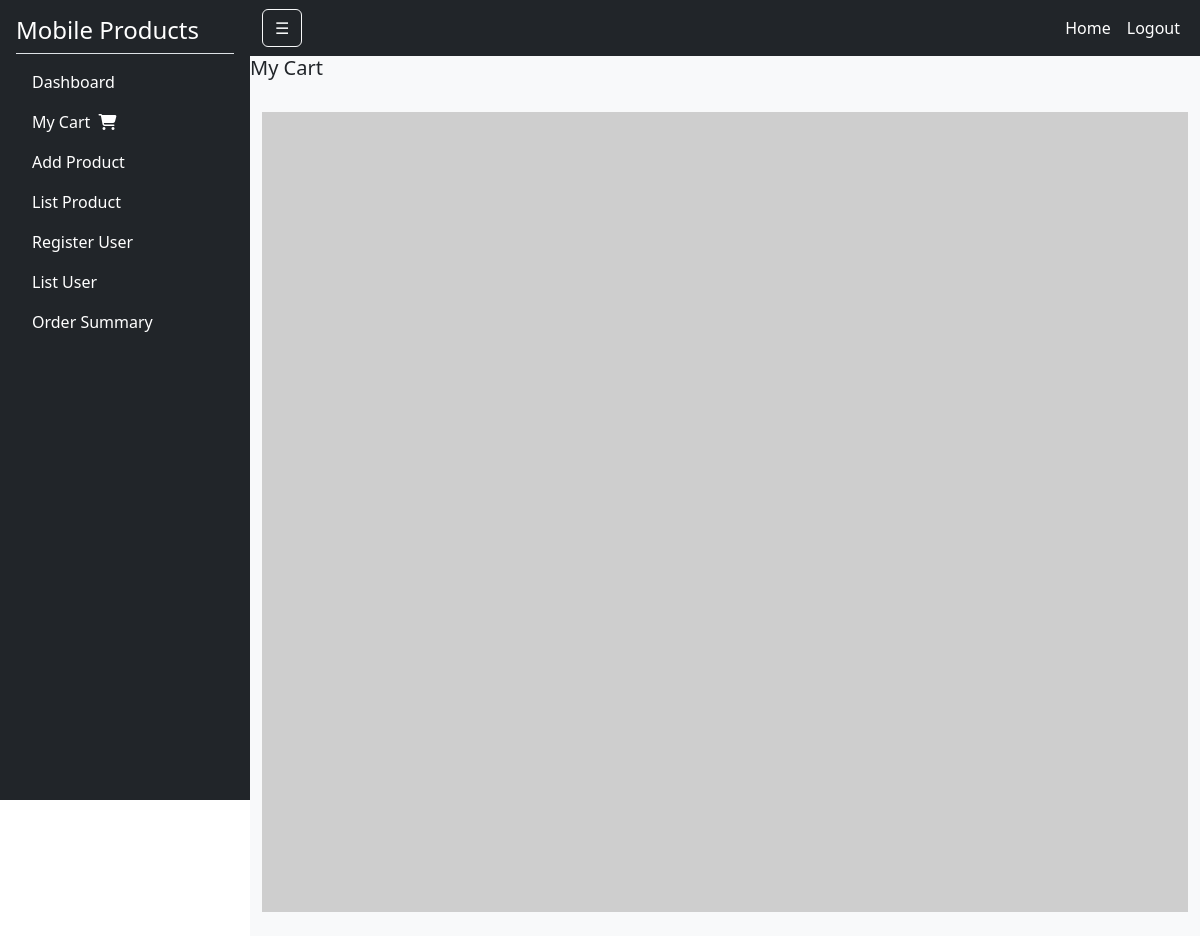
/mobile/cartview (signed in), run on an earlier commit of the app's database.
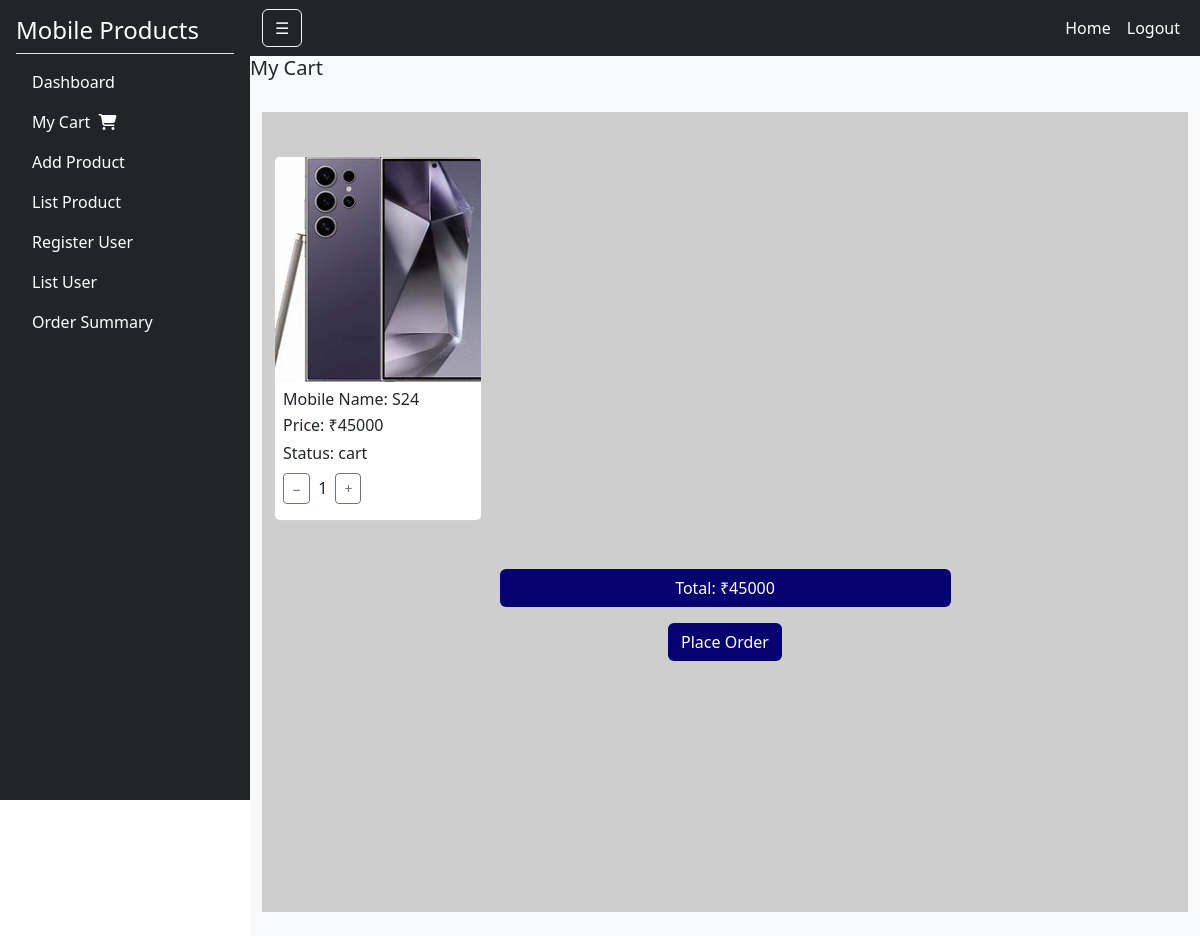
And on a later commit of the database.
### mobileapp/models.py (models this page shows, shortened)
class Cart(models.Model):
   product=models.ForeignKey(Mobile,on_delete=models.CASCADE)
   user=models.CharField(max_length=120)
   quantity = models.PositiveIntegerField(default=1)
   order_id = models.CharField(max_length=100, blank=True, null=True)
   purchased_date = models.DateTimeField(default=timezone.now)
   STATUS_CHOICES = (
        ("cart", "Cart"),
        ("orderplaced", "Order Placed"),
    )
   status = models.CharField(max_length=120, choices=STATUS_CHOICES, default="cart")
   ORDER_STATUS_CHOICES = (
        ('ordered', 'Ordered'),
        ('packed', 'Packed'),
        ('shipped', 'Shipped'),
        ('delivered', 'Delivered'),
        ('cancelled', 'Cancelled'),
    )
   order_status = models.CharField(max_length=50, choices=ORDER_STATUS_CHOICES, default='ordered')
   customer_name=models.CharField(max_length=100,blank=True,null=True)
   address = models.CharField(max_length=300, blank=True, null=True)
   mob_no = models.BigIntegerField(blank=True, null=True)
   email_id=models.EmailField(blank=True,null=True)

class Mobile(models.Model):
    mobile_name=models.CharField(max_length=70,unique=True)
    brand=models.ForeignKey(Brand,on_delete=models.CASCADE)
    price=models.IntegerField()
    specs = models.TextField()
    image=models.ImageField(upload_to='images/')
    date=models.DateField(auto_now=True)

### mobileapp/decorators.py (the view)
    def wrapper(request,*args,**kwargs):
        if not request.user.is_authenticated:
            return redirect('customerapp:userlogin')
        else:
            return func(request,*args,**kwargs)

### mobileapp/views.py (called while the page is built)
@login_required
def my_cart(request):
    cart_items=Cart.objects.filter(user=request.user,status='cart')
    total_price = sum(item.quantity * item.product.price for item in cart_items)
    return render(request, 'mobile/cartpage.html', {
        'cart_items': cart_items,
        'total_price': total_price
        })

### templates/mobile/cartpage.html (shortened to what this page needs)
{% extends 'mobile/index.html' %}
{% block welcome_message %}
<h5>My Cart</h5>
{% endblock %}
{% block body_block %}
<div style="background-color: #CECECE; min-height: 100vh; padding-top: 20px;">
<div class="container mt-4">
  <div class="row">
    {% for cart_item in cart_items %}
      <div class="col-12 col-md-3 d-flex justify-content-center mb-4">
        <div class="card" style="width: 14rem;">
          <img src="{{ cart_item.product.image.url }}" class="card-img-top" alt="...">
          <div class="card-body p-2">
            <h6 class="card-title mb-1">Mobile Name: {{ cart_item.product.mobile_name }}</h6>
            <p class="card-text mb-1">Price: ₹{{ cart_item.product.price }}</p>
            <p class="card-text mb-2">Status: {{ cart_item.status }}</p>
            <div class="d-flex align-items-center mb-2">
              <a href="{% url 'mobileapp:decrease_quantity' cart_item.product.id %}" class="btn btn-sm btn-outline-secondary me-2">−</a>
              <span>{{ cart_item.quantity }}</span>
              <a href="{% url 'mobileapp:addcart' cart_item.product.id %}" class="btn btn-sm btn-outline-secondary ms-2">+</a>
            </div>
          </div>
        </div>
      </div>
    {% endfor %}
  </div>
</div>
{% if cart_items %}
<div class="row mt-4 justify-content-center text-center">
  <div class="col-md-6">
    <div class="btn w-100 mb-3" style="background-color:#060270; color:white; pointer-events: none;">
      Total: ₹{{ total_price }}
    </div>
    <a href="{% url 'mobileapp:place_order' cart_items.0.id %}" class="btn"style="background-color:#060270; color:white;" >
        Place Order
      </a>
    {% endif %}
  </div>
</div>
</div>
{% endblock %}

What changed in the data, as far as the page shows it:
added Cart: product.image (picture), product.mobile_name "S24", product.price "45000", status "cart", quantity "1"
Also different on the page:
{{ total_price }}: (not shown) → "45000"
text now shown: "Total: ₹ Place Order"
